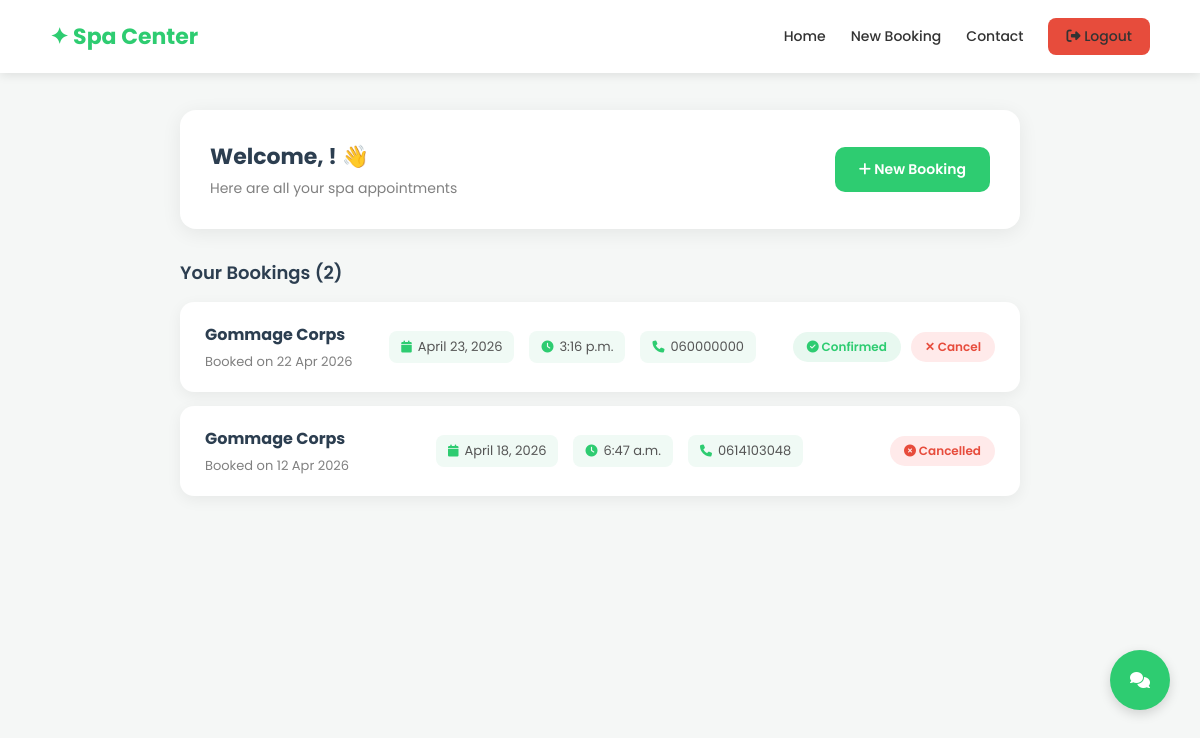
The app's page /dashboard/ (signed in), older data.
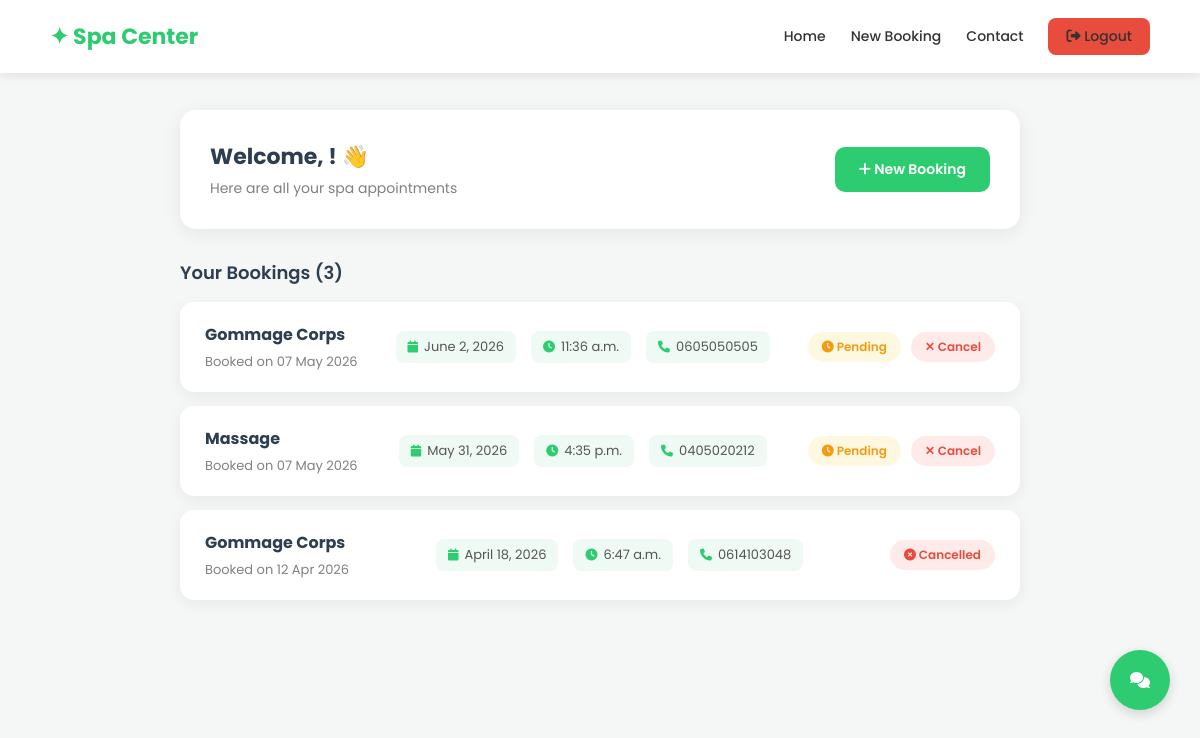
The same page, newer data.
### spa/models.py (models this page shows, shortened)
class Booking(models.Model):
    STATUS_CHOICES = [
        ('pending',   'Pending'),
        ('confirmed', 'Confirmed'),
        ('cancelled', 'Cancelled'),
    ]
    user       = models.ForeignKey(User, on_delete=models.CASCADE, null=True, blank=True)
    first_name = models.CharField(max_length=100)
    last_name  = models.CharField(max_length=100)
    email      = models.EmailField()
    phone      = models.CharField(max_length=20)
    service    = models.CharField(max_length=100)
    date       = models.DateField()
    time       = models.TimeField()
    status     = models.CharField(max_length=20, choices=STATUS_CHOICES, default='pending')
    created_at = models.DateTimeField(auto_now_add=True)

### spa/views.py (the view)
# urls.py: path('dashboard/',        views.dashboard,        name='dashboard'),
@login_required(login_url='/login/')
def dashboard(request):
    bookings = Booking.objects.filter(user=request.user).order_by('-created_at')
    return render(request, 'dashboard.html', {'bookings': bookings})

### templates/dashboard.html (shortened to what this page needs)
<!DOCTYPE html>
<html lang="en">
<head>
    <link rel="stylesheet" href="https://cdnjs.cloudflare.com/ajax/libs/font-awesome/6.5.0/css/all.min.css">
</head>
<body>
    <header class="navbar">
        <span class="logo">✦ Spa Center</span>
<nav class="nav-menu" id="nav-menu">
            <a href="/">Home</a>
            <a href="/booking/">New Booking</a>
            <a href="/contact/">Contact</a>
            <a href="/logout/" class="logout-btn"><i class="fa-solid fa-right-from-bracket"></i> Logout</a>
        </nav>
    </header>
    <div class="dashboard">
        <div class="welcome">
            <div>
                <h2>Welcome, {{ user.first_name }}! 👋</h2>
                <p>Here are all your spa appointments</p>
            </div>
            <a href="/booking/" class="new-booking-btn">
                <i class="fa-solid fa-plus"></i> New Booking
            </a>
        </div>
        <p class="section-title">Your Bookings ({{ bookings.count }})</p>
        {% if bookings %}
    {% for booking in bookings %}
<div class="booking-card">
    <div class="booking-info">
        <h4>{{ booking.service }}</h4>
        <p>Booked on {{ booking.created_at|date:"d M Y" }}</p>
    </div>
    <div class="booking-meta">
        <div class="meta-badge">
            <i class="fa-solid fa-calendar"></i> {{ booking.date }}
        </div>
        <div class="meta-badge">
            <i class="fa-solid fa-clock"></i> {{ booking.time }}
        </div>
        <div class="meta-badge">
            <i class="fa-solid fa-phone"></i> {{ booking.phone }}
        </div>
    </div>
    <div style="display:flex; align-items:center; gap:10px;">
        {% if booking.status == 'confirmed' %}
        <span class="status-badge" style="background:#e8f8f0; color:#2ecc71;">
            <i class="fa-solid fa-circle-check"></i> Confirmed
        </span>
        {% elif booking.status == 'cancelled' %}
        <span class="status-badge" style="background:#ffeaea; color:#e74c3c;">
            <i class="fa-solid fa-circle-xmark"></i> Cancelled
        </span>
        {% else %}
        <span class="status-badge" style="background:#fff8e1; color:#f39c12;">
            <i class="fa-solid fa-clock"></i> Pending
        </span>
        {% endif %}
        {% if booking.status != 'cancelled' %}
        <a href="/booking/cancel/{{ booking.id }}/"
           onclick="return confirm('Are you sure you want to cancel this booking?')"
           style="padding:6px 14px; border-radius:20px; font-size:12px; font-weight:600;
                  background:#ffeaea; color:#e74c3c; text-decoration:none;">
            ✕ Cancel
        </a>
        {% endif %}
    </div>
</div>
{% endfor %}
        {% else %}
            <div class="no-bookings">
                <i class="fa-solid fa-calendar-xmark"></i>
                <p>You have no bookings yet.</p>
            </div>
        {% endif %}
    </div>
<div id="chatbot-widget">
    <div id="chatbot-toggle">
        <i class="fas fa-comments"></i>
    </div>
</div>
</body>
</html>

### templates/dashboard.html (style rules this page uses)
* { margin:0; padding:0; box-sizing:border-box; }
body { font-family:'Poppins',sans-serif; background:#f5f7f6; padding-top:70px; }
.navbar { display:flex; justify-content:space-between; align-items:center; padding:18px 50px; background:white; box-shadow:0 2px 10px rgba(0,0,0,0.1); position:fixed; top:0; left:0; width:100%; z-index:9999; }
.logo { font-size:22px; color:#2ecc71; font-weight:700; }
.navbar nav a { margin-left:25px; text-decoration:none; color:#333; font-size:14px; font-weight:500; transition:color 0.2s; }
.logout-btn { margin-left:25px; padding:8px 18px; background:#e74c3c; color:white; border:none; border-radius:8px; font-family:'Poppins',sans-serif; font-size:13px; cursor:pointer; text-decoration:none; }
.dashboard { max-width:900px; margin:40px auto; padding:0 30px; }
.welcome { background:white; border-radius:16px; padding:30px; box-shadow:0 4px 20px rgba(0,0,0,0.07); margin-bottom:30px; display:flex; justify-content:space-between; align-items:center; }
.welcome h2 { font-size:22px; color:#2c3e50; }
.welcome p { color:gray; font-size:14px; margin-top:5px; }
.new-booking-btn { padding:12px 24px; background:#2ecc71; color:white; border-radius:10px; text-decoration:none; font-weight:600; font-size:14px; transition:background 0.2s; white-space:nowrap; }
.section-title { font-size:18px; color:#2c3e50; font-weight:600; margin-bottom:16px; }
.booking-card { background:white; border-radius:14px; padding:20px 25px; box-shadow:0 4px 15px rgba(0,0,0,0.06); margin-bottom:14px; display:flex; justify-content:space-between; align-items:center; flex-wrap:wrap; gap:15px; }
.booking-info h4 { font-size:16px; color:#2c3e50; margin-bottom:5px; }
.booking-info p { font-size:13px; color:gray; }
.booking-meta { display:flex; gap:15px; flex-wrap:wrap; }
.meta-badge { display:flex; align-items:center; gap:6px; font-size:13px; color:#555; background:#f0faf5; padding:6px 12px; border-radius:8px; }
.meta-badge i { color:#2ecc71; font-size:12px; }
.status-badge { padding:6px 14px; border-radius:20px; font-size:12px; font-weight:600; background:#e8f8f0; color:#2ecc71; }
.nav-menu { display:flex; align-items:center; }
#chatbot-widget { position: fixed; bottom: 90px; right: 30px; z-index: 10000; font-family: 'Poppins', sans-serif; }
#chatbot-toggle { width: 60px; height: 60px; background: #2ecc71; border-radius: 50%; display: flex; align-items: center; justify-content: center; color: white; cursor: pointer; box-shadow: 0 4px 12px rgba(0,0,0,0.15); transition: all 0.3s; }

Row changes from the older to the newer data that the page shows:
removed Booking: service "Gommage Corps", created_at "22 Apr 2026", date "April 23, 2026", time "3:16 p.m.", phone "060000000", status "confirmed" (drawn)
added Booking: service "Gommage Corps", created_at "07 May 2026", date "June 2, 2026", time "11:36 a.m.", phone "0605050505", status "pending" (drawn)
added Booking: service "Massage", created_at "07 May 2026", date "May 31, 2026", time "4:35 p.m.", phone "0405020212", status "pending" (drawn)
Text that changed along with them:
{{ bookings.count }}: "2" → "3"
